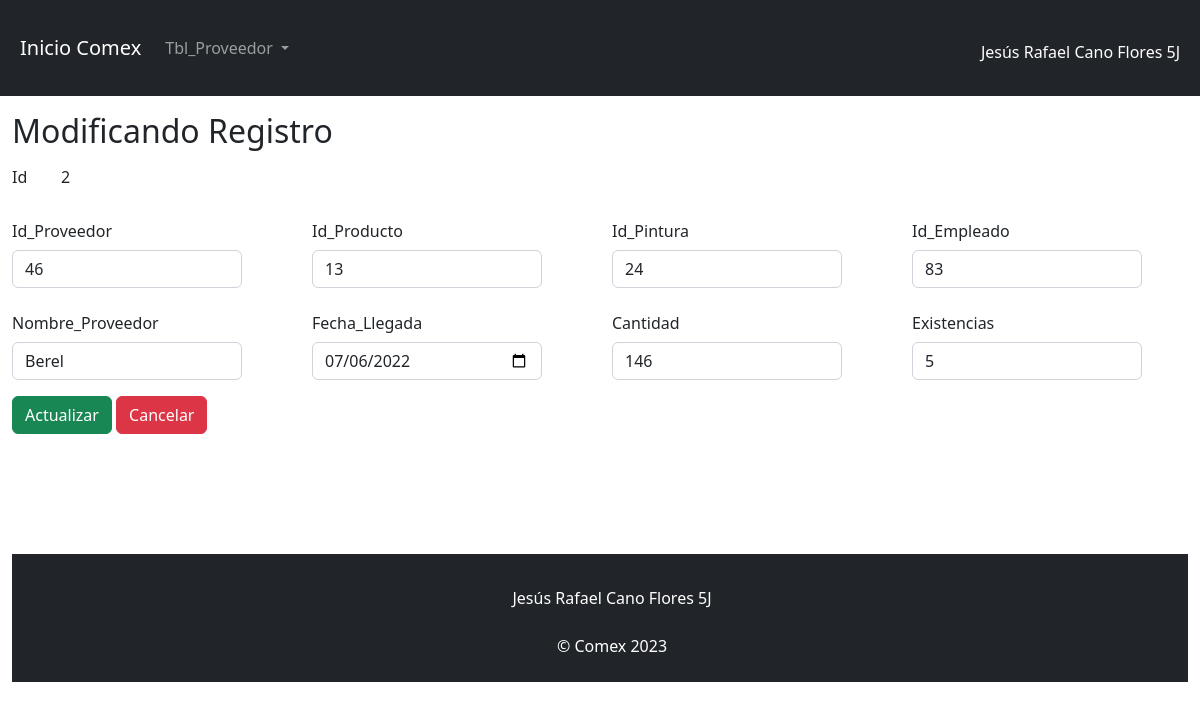
Page /view/username/edit.php?id=2 on the committed database.
### tables this page shows
CREATE TABLE `tbl_proveedor` (
  `id_proveedor` int(3) NOT NULL,
  `id_producto` int(3) NOT NULL,
  `id_pintura` int(3) NOT NULL,
  `id_empleado` int(3) NOT NULL,
  `nombre_proveedor` varchar(500) NOT NULL,
  `fecha_llegada` date NOT NULL,
  `cantidad` int(3) NOT NULL,
  `existencias` int(3) NOT NULL,
  `id` int(11) NOT NULL
);

### config/db.php (called while the page is built)
<?php
    class db{
        private $host= "localhost";
        private $dbname="bd_comex";
        private $user="root";
        private $password="";
        public function conexion(){
            try{
                $PDO = new PDO("mysql:host=".$this->host.";dbname=".$this->dbname,$this->user,$this->password);
                return $PDO;
            }catch(PDOException $e){
                return $e->getMessage();
            }
        }
    }
?>

### controller/usernameController.php (called while the page is built, shortened)
<?php
    class usernameController{
        private $model;
        public function __construct()
        {
            require_once("c://xampp/htdocs/proyecto/model/usernameModel.php");
            $this->model = new usernameModel();
        }
        public function show($id){
            return ($this->model->show($id) != false) ? $this->model->show($id) : header("Location:index.php");
        }
    }
?>

### model/usernameModel.php (called while the page is built, shortened)
<?php
    class usernameModel{
        private $PDO;
        public function __construct()
        {
            require_once("c://xampp/htdocs/proyecto/config/db.php");
            $con = new db();
            $this->PDO = $con->conexion();
        }
        public function show($id){
            $stament = $this->PDO->prepare("SELECT * FROM tbl_proveedor where id = :id limit 1");
            $stament->bindParam(":id",$id);
            return ($stament->execute()) ? $stament->fetch() : false ;
        }
    }
?>

### view/username/edit.php (the view)
<?php
    require_once("c://xampp/htdocs/proyecto/view/head/head.php");
    require_once("c://xampp/htdocs/proyecto/controller/usernameController.php");
    $obj = new usernameController();
    $user = $obj->show($_GET['id']);
?>
  <form action="update.php" method="post" autocomplete="off">
    <h2>Modificando Registro</h2>
    <div class=" row col-3 mb-3 ">
        <label for="staticEmail" class="col-sm-2 col-form-label">Id</label>
        <div class="col-sm-10">
        <input type="text" name="id" readonly class="form-control-plaintext" id="staticEmail" value="<?= $user[8]?>">
        </div>
    </div>
    <div class="row">
        <div class="col-3 mb-3">
            <label for="staticEmail" class="col-sm-2 col-form-label">Id_Proveedor</label>
            <div class="col-sm-10">
            <input min="1" type="number" name="id_proveedor"  class="form-control" id="staticEmail" value="<?= $user[0]?>">
            </div>
        </div>
        <div class="col-3 mb-3">
            <label for="inputPassword" class="col-sm-2 col-form-label">Id_Producto</label>
            <div class="col-sm-10">
                <input min="1"type="number" name="id_producto" class="form-control" id="inputPassword" value="<?= $user[1]?>">
            </div>
        </div>
        <div class="col-3 mb-3">
            <label for="staticEmail" class="col-sm-2 col-form-label">Id_Pintura</label>
            <div class="col-sm-10">
            <input min="1" type="number" name="id_pintura"  class="form-control" id="staticEmail" value="<?= $user[2]?>">
            </div>
        </div>
        <div class="col-3 mb-3">
            <label for="inputPassword" class="col-sm-2 col-form-label">Id_Empleado</label>
            <div class="col-sm-10">
                <input min="1" type="number" name="id_empleado" class="form-control" id="inputPassword" value="<?= $user[3]?>">
            </div>
        </div>
    <div>
    <div class="row">
        <div class="col-3 mb-3">
            <label for="staticEmail" class="col-sm-2 col-form-label">Nombre_Proveedor</label>
            <div class="col-sm-10">
            <input type="text" name="nombre_proveedor"  class="form-control" id="staticEmail" value="<?= $user[4]?>">
            </div>
        </div>
        <div class="col-3 mb-3">
            <label for="inputPassword" class="col-sm-2 col-form-label">Fecha_Llegada</label>
            <div class="col-sm-10">
                <input type="date" name="fecha_llegada" class="form-control" id="inputPassword" value="<?= $user[5]?>">
            </div>
        </div>
        <div class="col-3 mb-3">
            <label for="staticEmail" class="col-sm-2 col-form-label">Cantidad</label>
            <div class="col-sm-10">
            <input min="1" type="number" name="cantidad"  class="form-control" id="staticEmail" value="<?= $user[6]?>">
            </div>
        </div>
        <div class="col-3 mb-3">
            <label for="inputPassword" class="col-sm-2 col-form-label">Existencias</label>
            <div class="col-sm-10">
                <input min="0" type="number" name="existencias" class="form-control" id="inputPassword" value="<?= $user[7]?>">
            </div>
        </div>
    <div>
        <input type="submit" class="btn btn-success" value="Actualizar">
        <a class="btn btn-danger" href="show.php?id=<?= $user[0]?>">Cancelar</a>
    </div>
  </form>
<?php
    require_once("c://xampp/htdocs/proyecto/view/head/footer.php");
?>

### rows in the picture
tbl_proveedor: id "2", id_proveedor "46", id_producto "13", id_pintura "24", id_empleado "83", nombre_proveedor "Berel", fecha_llegada "07/06/2022", cantidad "146", existencias "5"
